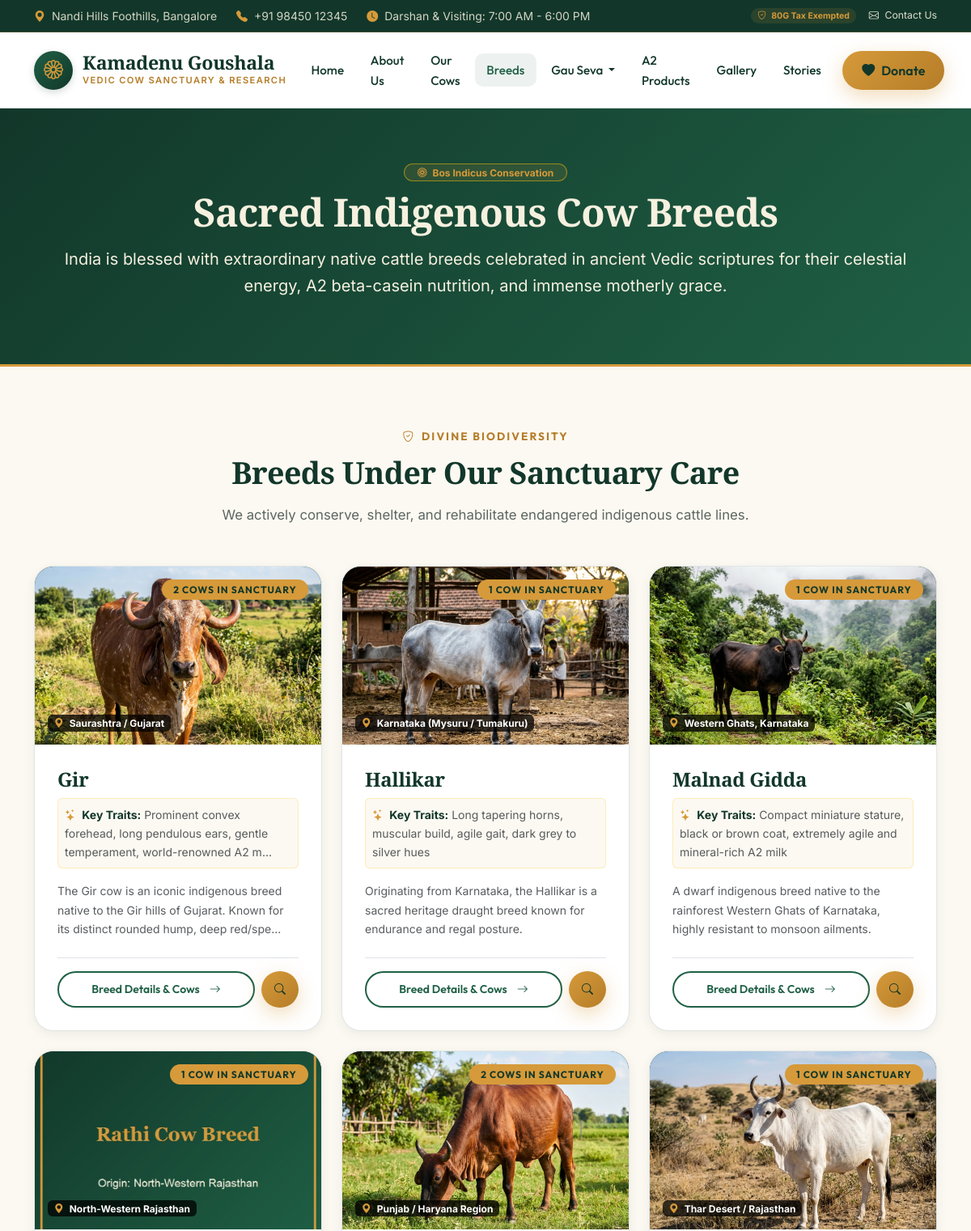
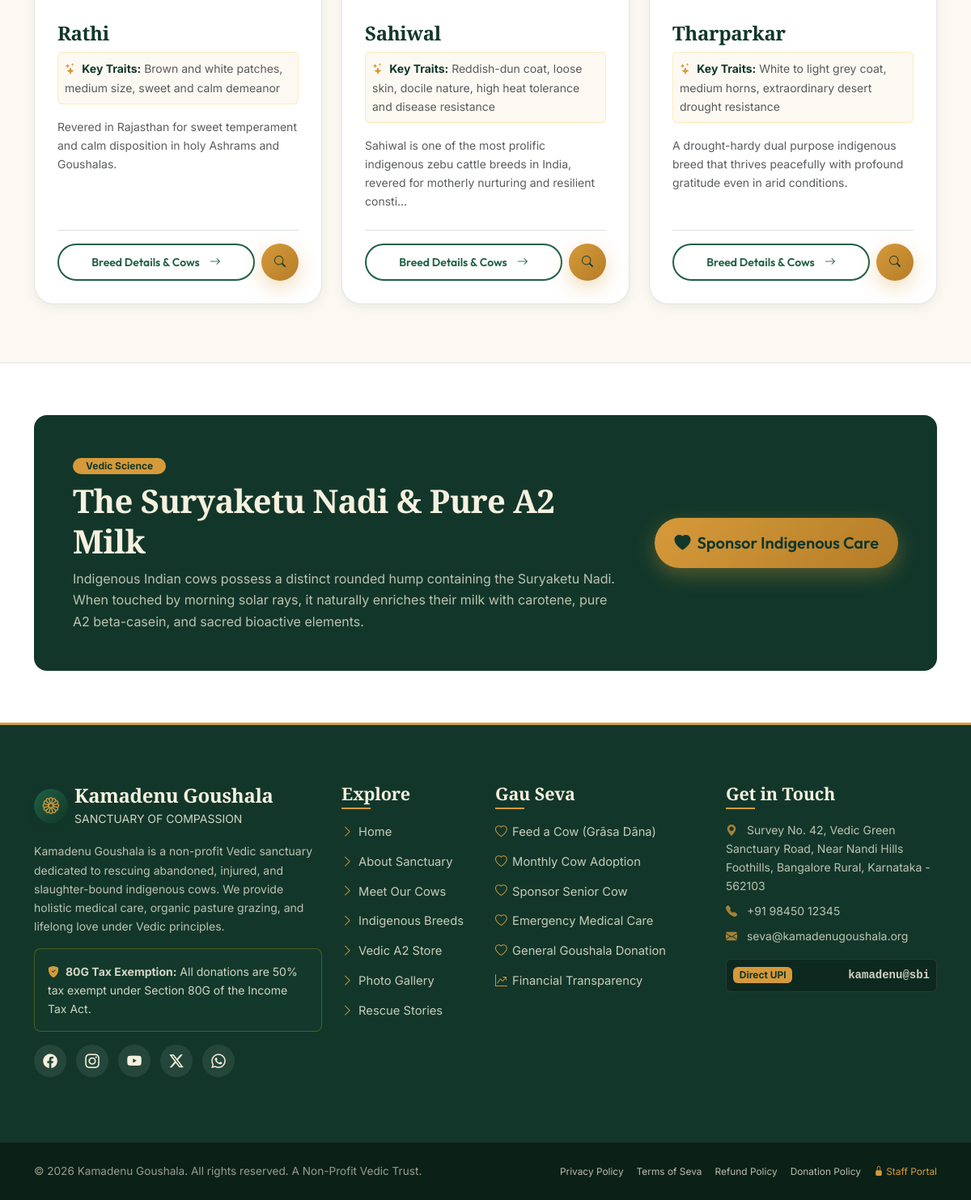
/breeds.php, run on the app's committed database (2 pictures, top to bottom).
### tables this page shows
CREATE TABLE `cow_breeds` (
  `id` INT UNSIGNED AUTO_INCREMENT PRIMARY KEY,
  `name` VARCHAR(100) NOT NULL UNIQUE,
  `slug` VARCHAR(100) NOT NULL UNIQUE,
  `origin_region` VARCHAR(150) DEFAULT NULL,
  `characteristics` TEXT DEFAULT NULL,
  `image` VARCHAR(255) DEFAULT NULL,
  `description` TEXT DEFAULT NULL,
  `created_at` TIMESTAMP DEFAULT CURRENT_TIMESTAMP
);

### config/app.php (called while the page is built, shortened)
<?php
require_once KAMADENU_ROOT . '/config/database.php';
spl_autoload_register(function ($class) {
    $classFile = KAMADENU_ROOT . '/classes/' . str_replace('\\', '/', $class) . '.php';
    if (file_exists($classFile)) {
        return;
    }
});
require_once KAMADENU_ROOT . '/includes/functions.php';

### classes/Breed.php (called while the page is built, shortened)
<?php
class Breed {
    public static function getAllWithCount(): array {
        $sql = "
            SELECT b.*, COUNT(c.id) AS cow_count
            FROM cow_breeds b
            LEFT JOIN cows c ON b.id = c.breed_id AND c.status != 'deceased'
            GROUP BY b.id, b.name, b.slug, b.origin_region, b.characteristics, b.image, b.description
            ORDER BY b.name ASC
        ";
        return Database::fetchAll($sql);
    }
}

### config/database.php (called while the page is built, shortened)
<?php
function get_db_connection(): PDO {
    static $pdo = null;
    if ($pdo === null) {
        $dsn = sprintf(
            'mysql:host=%s;port=%s;dbname=%s;charset=%s',
            DB_HOST,
            DB_PORT,
            DB_NAME,
            DB_CHARSET
        );
        $options = [
            PDO::ATTR_ERRMODE            => PDO::ERRMODE_EXCEPTION,
            PDO::ATTR_DEFAULT_FETCH_MODE => PDO::FETCH_ASSOC,
            PDO::ATTR_EMULATE_PREPARES   => false,
            PDO::MYSQL_ATTR_INIT_COMMAND => "SET NAMES utf8mb4 COLLATE utf8mb4_unicode_ci, time_zone = '+05:30'"
        ];
        try {
            $pdo = new PDO($dsn, DB_USER, DB_PASS, $options);
        } catch (PDOException $e) {
            error_log('Database Connection Error: ' . $e->getMessage());
            throw new RuntimeException('Unable to establish database connection. Please ensure MySQL service is running.');
        }
    }
    return $pdo;
}

### classes/Database.php (called while the page is built, shortened)
<?php
class Database {
    private static ?PDO $pdo = null;
    public static function getConnection(): PDO {
        if (self::$pdo === null) {
            self::$pdo = get_db_connection();
        }
        return self::$pdo;
    }
    public static function fetchAll(string $sql, array $params = []): array {
        $stmt = self::getConnection()->prepare($sql);
        $stmt->execute($params);
        return $stmt->fetchAll(PDO::FETCH_ASSOC);
    }
}

### includes/functions.php (called while the page is built, shortened)
<?php
function e(?string $value): string {
    return htmlspecialchars($value ?? '', ENT_QUOTES | ENT_SUBSTITUTE, 'UTF-8');
}
function image_url(
    ?string $filename,
    string $folder,
    string $fallback = 'placeholder.jpg'
): string {
    $filename = trim((string)$filename);
    if (str_starts_with($filename, 'assets/')) {
        $assetPath = dirname(__DIR__) . '/' . ltrim($filename, '/');
        if (is_file($assetPath)) {
            return BASE_URL . '/' . ltrim($filename, '/');
        }
    }
    $safeFilename = basename($filename);
    $uploadPath = dirname(__DIR__) . '/uploads/' . $folder . '/' . $safeFilename;
    if (is_file($uploadPath)) {
        return BASE_URL . '/uploads/' . $folder . '/' . rawurlencode($safeFilename);
    }
    return BASE_URL . '/assets/images/' . $fallback;
}

### breeds.php (the view, shortened to what this page needs)
<?php
require_once __DIR__ . '/includes/header.php';
$breeds = Breed::getAllWithCount();
?>
<section class="page-hero">
    <div class="container text-center">
        <span class="badge bg-gold-subtle text-gold px-3 py-1 rounded-pill mb-2 border border-warning border-opacity-50">
            <i class="bi bi-flower1 me-1"></i> Bos Indicus Conservation
        </span>
        <h1 class="page-hero-title">Sacred Indigenous Cow Breeds</h1>
        <p class="fs-5 text-cream opacity-90 mx-auto max-w-700">
            India is blessed with extraordinary native cattle breeds celebrated in ancient Vedic scriptures for their celestial energy, A2 beta-casein nutrition, and immense motherly grace.
        </p>
    </div>
</section>
<section class="py-5 bg-cream-soft">
    <div class="container py-4">
        <div class="text-center mb-5">
            <span class="section-tag justify-content-center"><i class="bi bi-shield-check"></i> Divine Biodiversity</span>
            <h2 class="section-title">Breeds Under Our Sanctuary Care</h2>
            <p class="section-subtitle mx-auto">We actively conserve, shelter, and rehabilitate endangered indigenous cattle lines.</p>
        </div>
        <div class="row g-4">
            <?php foreach ($breeds as $b):
                $breedImage = image_url($b['image'] ?? null, 'breeds', 'placeholder-breed.jpg');
            ?>
            <div class="col-md-6 col-lg-4">
                <div class="heritage-card cow-card h-100 d-flex flex-column">
                    <div class="cow-image-wrapper" style="height: 220px;">
                        <img
                            src="<?= e($breedImage); ?>"
                            alt="<?= e($b['name']); ?>"
                            class="cow-card-image"
                            loading="lazy"
                            width="600"
                            height="450"
                            onerror="this.onerror=null;this.src='<?= BASE_URL; ?>/assets/images/placeholder-breed.jpg';"
                        >
                        <span class="position-absolute top-0 end-0 m-3 badge bg-gold text-forest-dark fw-bold badge-heritage">
                            <?= $b['cow_count']; ?> <?= $b['cow_count'] === 1 ? 'Cow' : 'Cows'; ?> in Sanctuary
                        </span>
                        <span class="position-absolute bottom-0 start-0 m-3 badge bg-black bg-opacity-75 text-white small">
                            <i class="bi bi-geo-alt-fill text-gold me-1"></i> <?= e($b['origin_region']); ?>
                        </span>
                    </div>
                    <div class="heritage-card-inner d-flex flex-column flex-grow-1">
                        <h3 class="h4 font-serif text-forest-dark mb-2"><?= e($b['name']); ?></h3>
                        <div class="p-2 rounded bg-cream-soft border border-warning border-opacity-25 mb-3 small">
                            <strong class="text-forest-dark"><i class="bi bi-stars text-gold me-1"></i> Key Traits:</strong>
                            <span class="text-muted"><?= e(mb_strimwidth($b['characteristics'] ?? '', 0, 90, '...')); ?></span>
                        </div>
                        <p class="small text-muted mb-4 flex-grow-1">
                            <?= e(mb_strimwidth($b['description'] ?? '', 0, 130, '...')); ?>
                        </p>
                        <div class="d-flex gap-2 pt-3 border-top mt-auto">
                            <a href="<?= BASE_URL; ?>/breed-details.php?slug=<?= e($b['slug']); ?>" class="btn btn-outline-forest btn-sm rounded-pill flex-grow-1">
                                Breed Details & Cows <i class="bi bi-arrow-right ms-1"></i>
                            </a>
                            <a href="<?= BASE_URL; ?>/cows.php?breed=<?= e($b['slug']); ?>" class="btn btn-gold btn-sm rounded-pill px-3" title="View Cows of this Breed">
                                <i class="bi bi-search"></i>
                            </a>
                        </div>
                    </div>
                </div>
            </div>
            <?php endforeach; ?>
        </div>
    </div>
</section>
<section class="py-5 bg-white border-top">
    <div class="container py-3">
        <div class="p-4 p-md-5 rounded-4 bg-forest-dark text-white">
            <div class="row align-items-center g-4">
                <div class="col-lg-8">
                    <span class="badge bg-gold text-forest-dark fw-bold px-3 py-1 rounded-pill mb-2">Vedic Science</span>
                    <h3 class="display-6 font-serif text-cream mb-2">The Suryaketu Nadi & Pure A2 Milk</h3>
                    <p class="text-cream opacity-75 mb-0">
                        Indigenous Indian cows possess a distinct rounded hump containing the Suryaketu Nadi. When touched by morning solar rays, it naturally enriches their milk with carotene, pure A2 beta-casein, and sacred bioactive elements.
                    </p>
                </div>
                <div class="col-lg-4 text-lg-end">
                    <a href="<?= BASE_URL; ?>/donate.php" class="btn btn-gold btn-lg px-4 py-3 shadow-gold">
                        <i class="bi bi-heart-fill"></i> Sponsor Indigenous Care
                    </a>
                </div>
            </div>
        </div>
    </div>
</section>
<?php require_once __DIR__ . '/includes/footer.php'; ?>

### data on the page
cow_breeds: image (picture), cow_count "2", shows "COWS", origin_region "Saurashtra / Gujarat", name "Gir", characteristics "Prominent convex forehead, long pendulous ears, gentle temperament, world-renowned A2 m...", description "The Gir cow is an iconic indigenous breed native to the Gir hills of Gujarat. Known for its distinct rounded hump, deep red/spe..."
cow_breeds: image (picture), cow_count "1", shows "COW", origin_region "Karnataka (Mysuru / Tumakuru)", name "Hallikar", characteristics "Long tapering horns, muscular build, agile gait, dark grey to silver hues", description "Originating from Karnataka, the Hallikar is a sacred heritage draught breed known for endurance and regal posture."
cow_breeds: image (picture), cow_count "1", shows "COW", origin_region "Western Ghats, Karnataka", name "Malnad Gidda", characteristics "Compact miniature stature, black or brown coat, extremely agile and mineral-rich A2 milk", description "A dwarf indigenous breed native to the rainforest Western Ghats of Karnataka, highly resistant to monsoon ailments."
cow_breeds: image (picture), cow_count "1", shows "COW", origin_region "North-Western Rajasthan", name "Rathi", characteristics "Brown and white patches, medium size, sweet and calm demeanor", description "Revered in Rajasthan for sweet temperament and calm disposition in holy Ashrams and Goushalas."
cow_breeds: image (picture), cow_count "2", shows "COWS", origin_region "Punjab / Haryana Region", name "Sahiwal", characteristics "Reddish-dun coat, loose skin, docile nature, high heat tolerance and disease resistance", description "Sahiwal is one of the most prolific indigenous zebu cattle breeds in India, revered for motherly nurturing and resilient consti..."
cow_breeds: image (picture), cow_count "1", shows "COW", origin_region "Thar Desert / Rajasthan", name "Tharparkar", characteristics "White to light grey coat, medium horns, extraordinary desert drought resistance", description "A drought-hardy dual purpose indigenous breed that thrives peacefully with profound gratitude even in arid conditions."

### other printed values
get_setting('site_phone', '+91 98450 12345') "+91 98450 12345"
get_setting('site_name', 'Kamadenu Goushala') "Kamadenu Goushala"
get_setting('site_email', 'seva@kamadenugoushala.org') "seva@kamadenugoushala.org"
get_setting('upi_id', 'kamadenu@sbi') "kamadenu@sbi"
